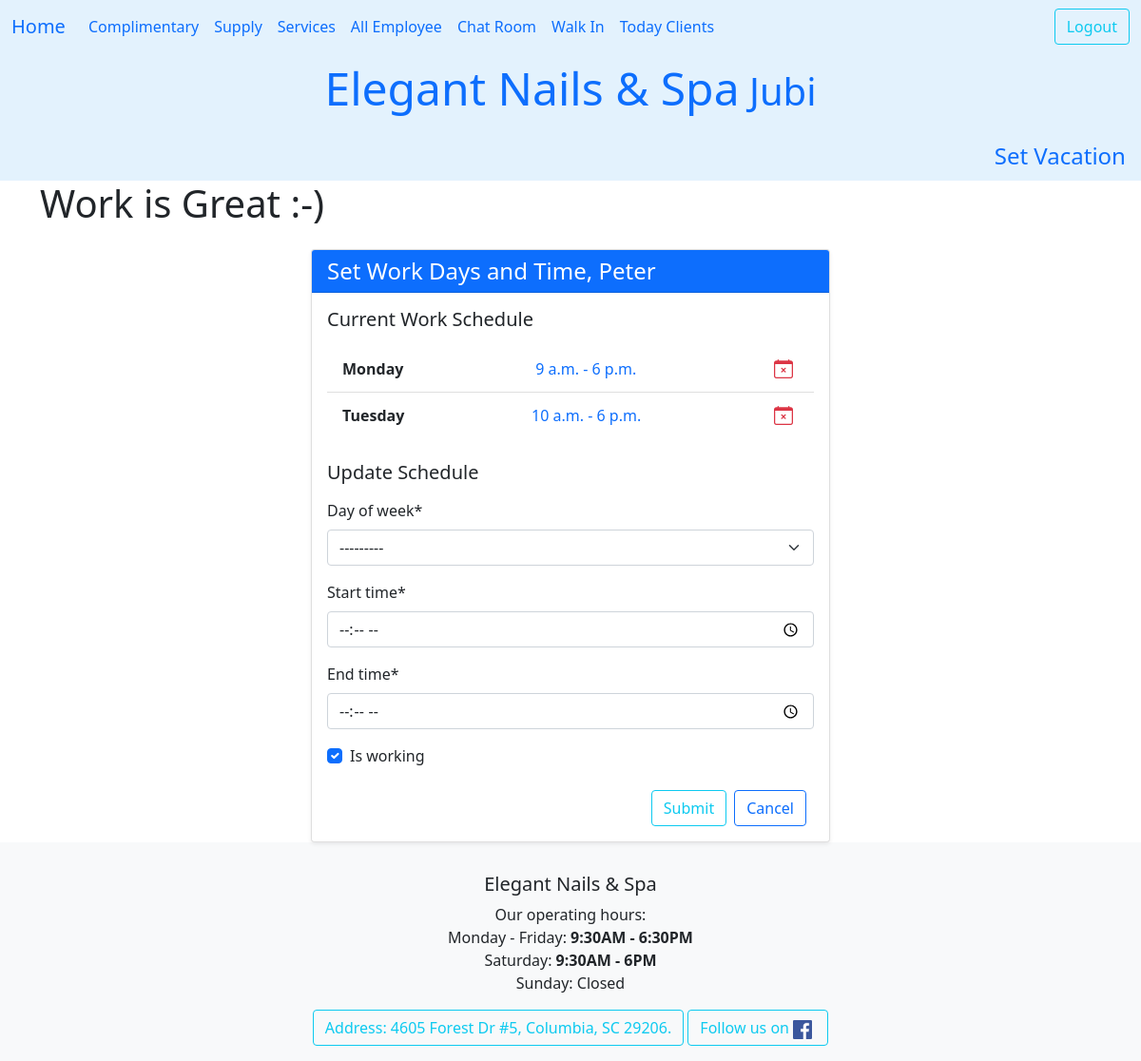
Page /ledger/tech_workdays/7/ (signed in) on the earlier database version.
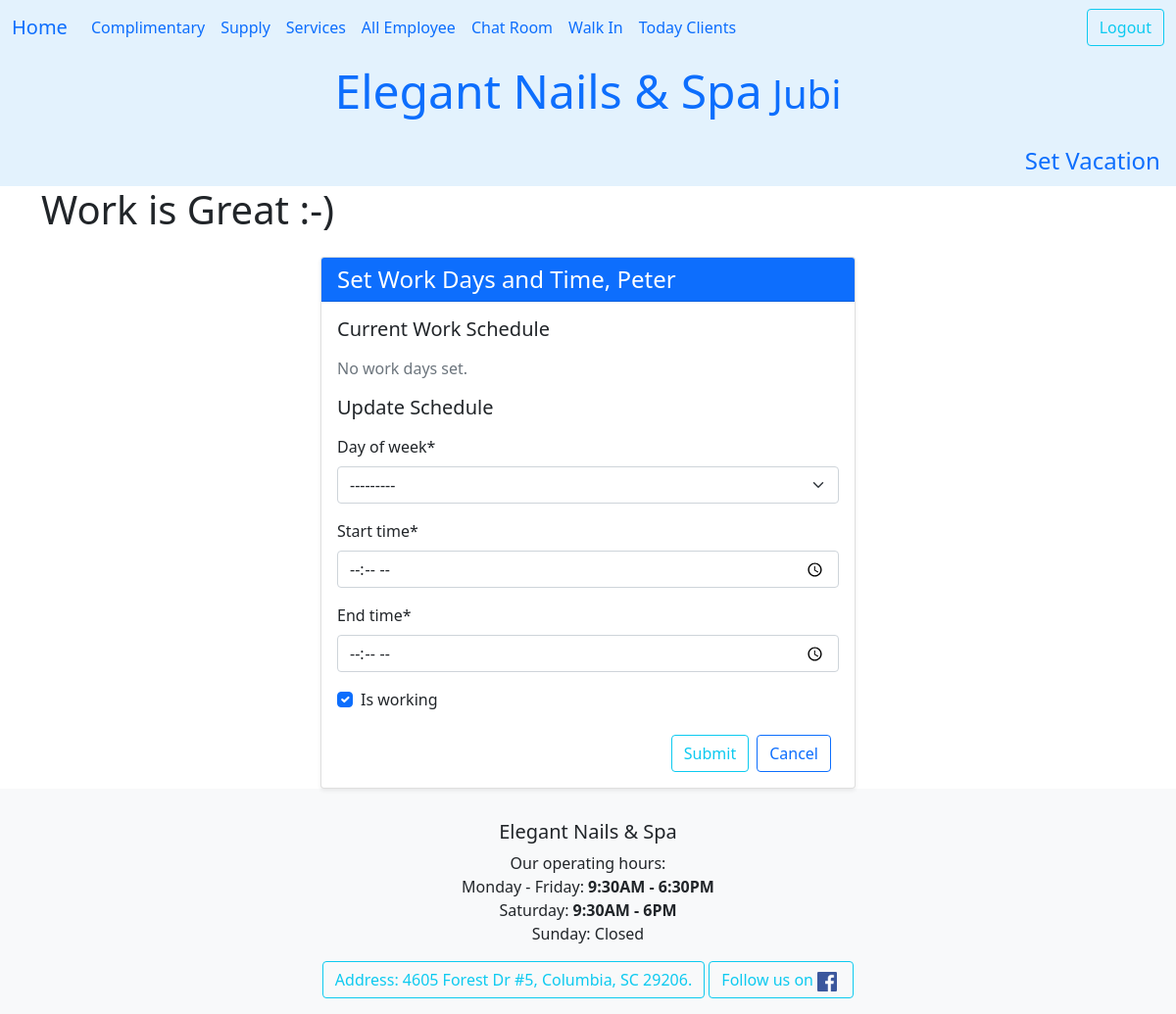
Same page on the later database version.
### ledger/models.py (models this page shows, shortened)
class TechWorkDay(models.Model):
    tech = models.ForeignKey(Technician, on_delete=models.CASCADE)
    start_time = models.TimeField()
    end_time = models.TimeField()
    day_of_week = models.IntegerField(choices=Day_Of_Week)
    is_working = models.BooleanField(default=True)
    class Meta:
        unique_together = ('tech', 'day_of_week')

### ledger/views.py (the view, shortened to what this page needs)
# urls.py: path('ledger/tech_workdays/<int:pk>/', views.SetWorkDayView.as_view(), name="workdays"),
class SetWorkDayView(LoginRequiredMixin, CreateView):
    model = TechWorkDay
    form_class = TechWorkDayForm
    template_name = 'ledger/set_work_days.html'
    def get_initial(self):
        tech_id = self.kwargs.get('pk')
        tech = get_object_or_404(Technician, id=tech_id)
        initial = super().get_initial()
        initial['tech'] = tech
        return initial
    def get_context_data(self, **kwargs):
        context = super().get_context_data(**kwargs)
        context['title'] = "Set Work Days and Time"
        tech = get_object_or_404(Technician, id=self.kwargs.get('pk'))
        context['tech'] = tech
        work_days = TechWorkDay.objects.filter(tech=tech).order_by('day_of_week')
        context['work_days'] = work_days
        return context

### ledger/forms.py (shortened to what this page needs)
class TechWorkDayForm(forms.ModelForm):
    class Meta:
        model = TechWorkDay
        fields = ['day_of_week','start_time','end_time','is_working']
    start_time = forms.TimeField(
        input_formats=["%H:%M"],
        widget=ChonNgay(attrs={
            "type":"time",
            })
        )
    end_time = forms.TimeField(
        input_formats=["%H:%M"],
        widget=ChonNgay(attrs={
            "type":"time",
            })
        )

### ledger/templates/ledger/set_work_days.html (shortened to what this page needs)
{% extends 'base.html' %}
{% load crispy_forms_tags %}
{% load crispy_forms_filters %}
{% block nutPhu %}
        <div class="d-flex flex-row">
            <div class="nav-item">
                <a class="nav-link" href="{% url 'ledger:vacation' tech.id %}"><span>Set Vacation</span></a>
            </div>
        </div>
{% endblock nutPhu %}
{% block heading %}
    <h1>Work is Great :-)</h1>
{% endblock heading %}
{% block content %}
<div class="container mt-4">
    <div class="row justify-content-center">
        <div class="col-md-8 col-lg-6">
            <div class="card shadow-sm">
                <div class="card-header bg-primary text-white">
                    <h4 class="mb-0">{{ title }}, {{ tech.name | title }}</h4>
                </div>
                <div class="card-body">
                    <h5 class="card-title mb-3">Current Work Schedule</h5>
                    {% if work_days %}
                    <ul class="list-group list-group-flush mb-4">
                        {% for work_day in work_days %}
                        <li class="list-group-item d-flex justify-content-between align-items-center">
                            <strong>{{ work_day.get_day_of_week_display }}</strong>
                            {% if work_day.is_working %}
                            <span class="text-primary">
                                {{ work_day.start_time }} - {{ work_day.end_time }}
                            </span>
                            <button type="button"
                                    class="delete_button text-danger fs-5 border-0 bg-transparent"
                                    id="delete_{{ work_day.id }}">
                                <i class="bi bi-calendar-x"></i>
                            </button>
                            {% else %}
                            <span class="text-muted">Off</span>
                            {% endif %}
                        </li>
                        {% endfor %}
                    </ul>
                    {% else %}
                    <p class="text-muted">No work days set.</p>
                    {% endif %}
                    <h5 class="card-title mb-3">Update Schedule</h5>
                    <form action="" method="post">
                        {{ form | crispy }}
                        <div class="d-grid gap-2 d-md-flex justify-content-md-end mt-4">
                            <button type="submit" class="btn btn-outline-info">
                                Submit
                            </button>
                            <button type="button"
                                    class="btn btn-outline-primary me-md-2"
                                    onclick="window.location='{% url "datHen:listHen" %}'; return false;">
                                Cancel
                            </button>
                        </div>
                    </form>
                </div>
            </div>
        </div>
    </div>
</div>
{% endblock content %}

Differences in the rows shown:
removed TechWorkDay: day_of_week "Monday", start_time "9 a.m.", end_time "6 p.m."
removed TechWorkDay: day_of_week "Tuesday", start_time "10 a.m.", end_time "6 p.m."
Other differences:
text now shown: "No work days set."
